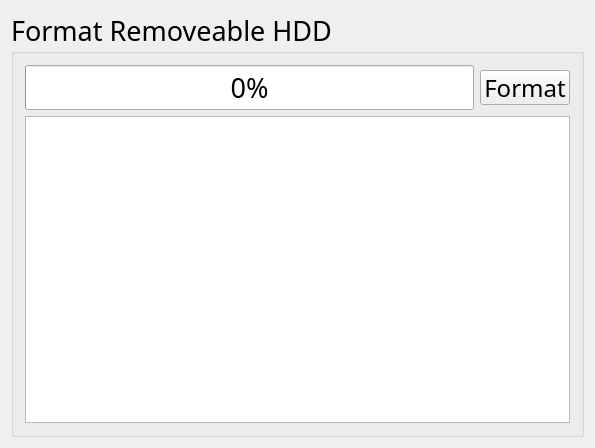
<ui version="4.0" >
 <class>DiskClass</class>
 <widget class="QWidget" name="DiskClass" >
  <property name="geometry" >
   <rect>
    <x>0</x>
    <y>0</y>
    <width>595</width>
    <height>448</height>
   </rect>
  </property>
  <property name="windowTitle" >
   <string>Disk</string>
  </property>
  <layout class="QVBoxLayout" name="verticalLayout_2" >
   <item>
    <widget class="QGroupBox" name="groupBox" >
     <property name="font" >
      <font>
       <family>Book Antiqua</family>
       <pointsize>20</pointsize>
       <weight>50</weight>
       <italic>false</italic>
       <bold>false</bold>
       <underline>false</underline>
       <strikeout>false</strikeout>
      </font>
     </property>
     <property name="title" >
      <string>Format Removeable HDD</string>
     </property>
     <layout class="QVBoxLayout" name="verticalLayout" >
      <item>
       <layout class="QHBoxLayout" name="horizontalLayout_4" >
        <item>
         <widget class="QProgressBar" name="progressBar" >
          <property name="value" >
           <number>0</number>
          </property>
         </widget>
        </item>
        <item>
         <widget class="QPushButton" name="pushButton_format" >
          <property name="maximumSize" >
           <size>
            <width>120</width>
            <height>35</height>
           </size>
          </property>
          <property name="font" >
           <font>
            <family>Book Antiqua</family>
            <pointsize>18</pointsize>
            <weight>50</weight>
            <italic>false</italic>
            <bold>false</bold>
            <underline>false</underline>
            <strikeout>false</strikeout>
           </font>
          </property>
          <property name="text" >
           <string>Format</string>
          </property>
         </widget>
        </item>
       </layout>
      </item>
      <item>
       <layout class="QHBoxLayout" name="horizontalLayout" >
        <item>
         <widget class="QTextBrowser" name="textBrowser" />
        </item>
       </layout>
      </item>
     </layout>
    </widget>
   </item>
  </layout>
 </widget>
 <layoutdefault spacing="6" margin="11" />
 <resources/>
 <connections/>
</ui>
